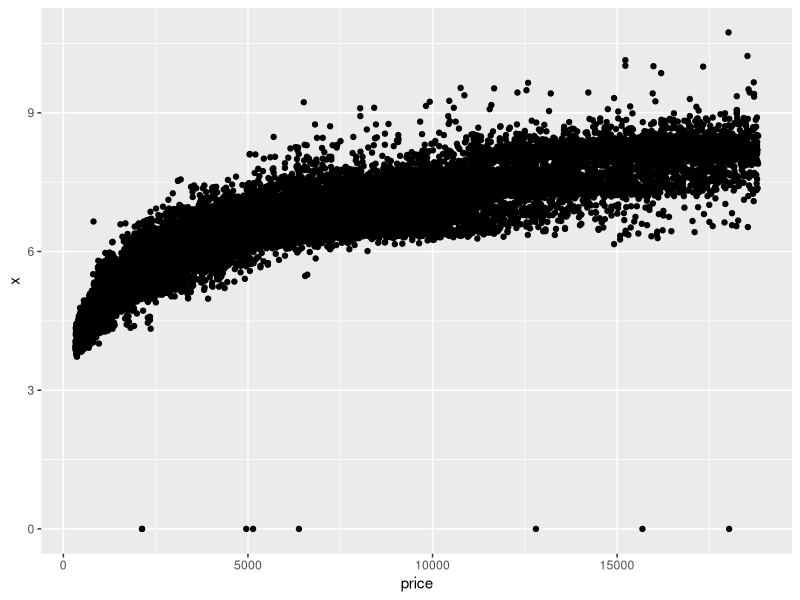
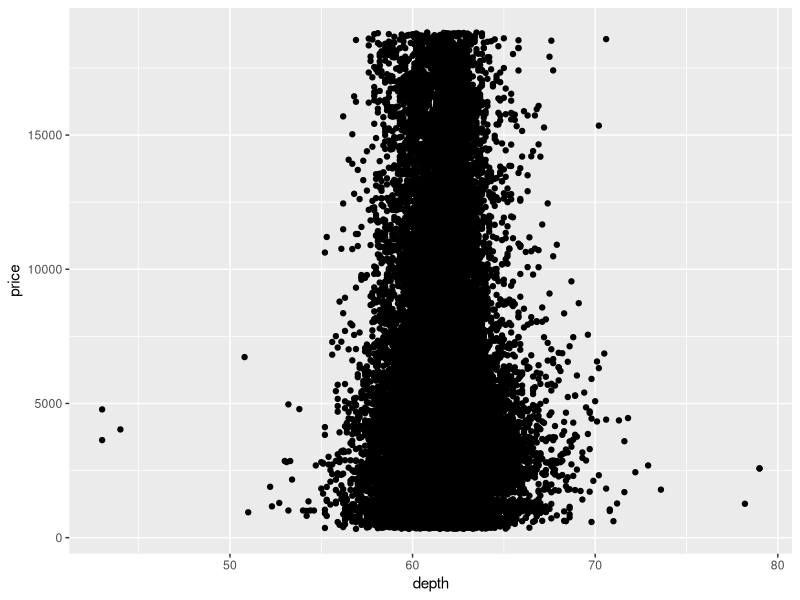

Generate these figures, in order, with R:
## ---- chunk 1
library(ggplot2)
qplot(x = price, y = x, data=diamonds)
## ---- chunk 2
cor(diamonds$price,diamonds$z)
## ---- chunk 3

# Change the code to make the transparency of the
# points to be 1/100 of what they are now and mark
# the x-axis every 2 units. See the instructor notes
# for two hints.

# This assignment is not graded and
# will be marked as correct when you submit.

# ALTER THE CODE BELOW THIS LINE
#============================================
ggplot(data = diamonds, aes(x = depth, y = price)) + 
  geom_point()

